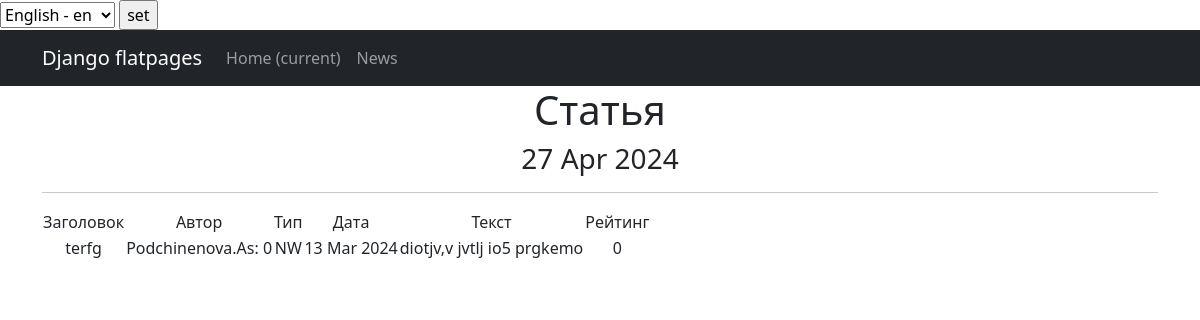
Page /news/20 on the committed database.
### news/models.py (models this page shows, shortened)
class Post(models.Model):
    NEWS = 'NW'
    ARTICLE = "AR"
    POSITIONS = [
        (NEWS, 'Новость'),
        (ARTICLE, 'Статья')
    ]
    author = models.ForeignKey(Author, on_delete=models.CASCADE)
    type = models.CharField(max_length=20, choices=POSITIONS, default=NEWS)
    time_in = models.DateTimeField(auto_now_add=True)
    category = models.ManyToManyField(Category, through='PostCategory')
    title = models.CharField(
        max_length=255,
        unique=True,
    )
    text = models.TextField()
    rating = models.IntegerField(default=0)
    def __str__(self):
        return self.title

class Author(models.Model):
    user = models.OneToOneField(User, on_delete=models.CASCADE)
    rating = models.IntegerField(default=0)
    def __str__(self):
        return f'{self.user.username.title()}: {self.rating}'

### news/views.py (the view)
# urls.py: path('<int:pk>', PostDetail.as_view(),name='post'),
class PostDetail(DetailView):
    queryset = Post.objects.order_by('-time_in')
    template_name = 'post.html'
    context_object_name = 'posts'
    def get_context_data(self, **kwargs):
        context = super().get_context_data(**kwargs)
        context['time_now'] = datetime.utcnow()
        return context

### news/templatetags/custom_filters.py (called while the page is built)
@register.filter()
def censor(value):
    new_text = value.replace('редиска', 'р******')
    new_text = new_text.replace('скуф', 'ск**')
    return new_text

### templates/post.html (shortened to what this page needs)
{% extends 'flatpages/default.html' %}
{% load custom_filters %}
{% load custom_tags %}
{% block content %}
    <h1>Статья</h1>
    <h3>{{ time_now|date:'d M Y' }}</h3>
    <hr>
   {% if posts %}
       <table>
           <tr>
               <td>Заголовок</td>
               <td>Автор</td>
               <td>Тип</td>
               <td>Дата</td>
               <td>Текст</td>
               <td>Рейтинг</td>
           </tr>
           <tr>
               <td>{{ posts.title|censor }}</td>
               <td>{{ posts.author}}</td>
               <td>{{ posts.type}}</td>
               <td>{{ posts.time_in|date:'d M Y' }}</td>
               <td>{{ posts.text|censor}}</td>
               <td>{{ posts.rating}}</td>
           </tr>
       </table>
   {% endif %}
{% endblock content %}

### rows in the picture
Post: title|censor "terfg", author "Podchinenova.As: 0", type "NW", time_in "13 Mar 2024", text|censor "diotjv,v jvtlj io5 prgkemo", rating "0"

### other values in the picture
{{ time_now|date:'d M Y' }} "27 Apr 2024"
form field language "English - en"
